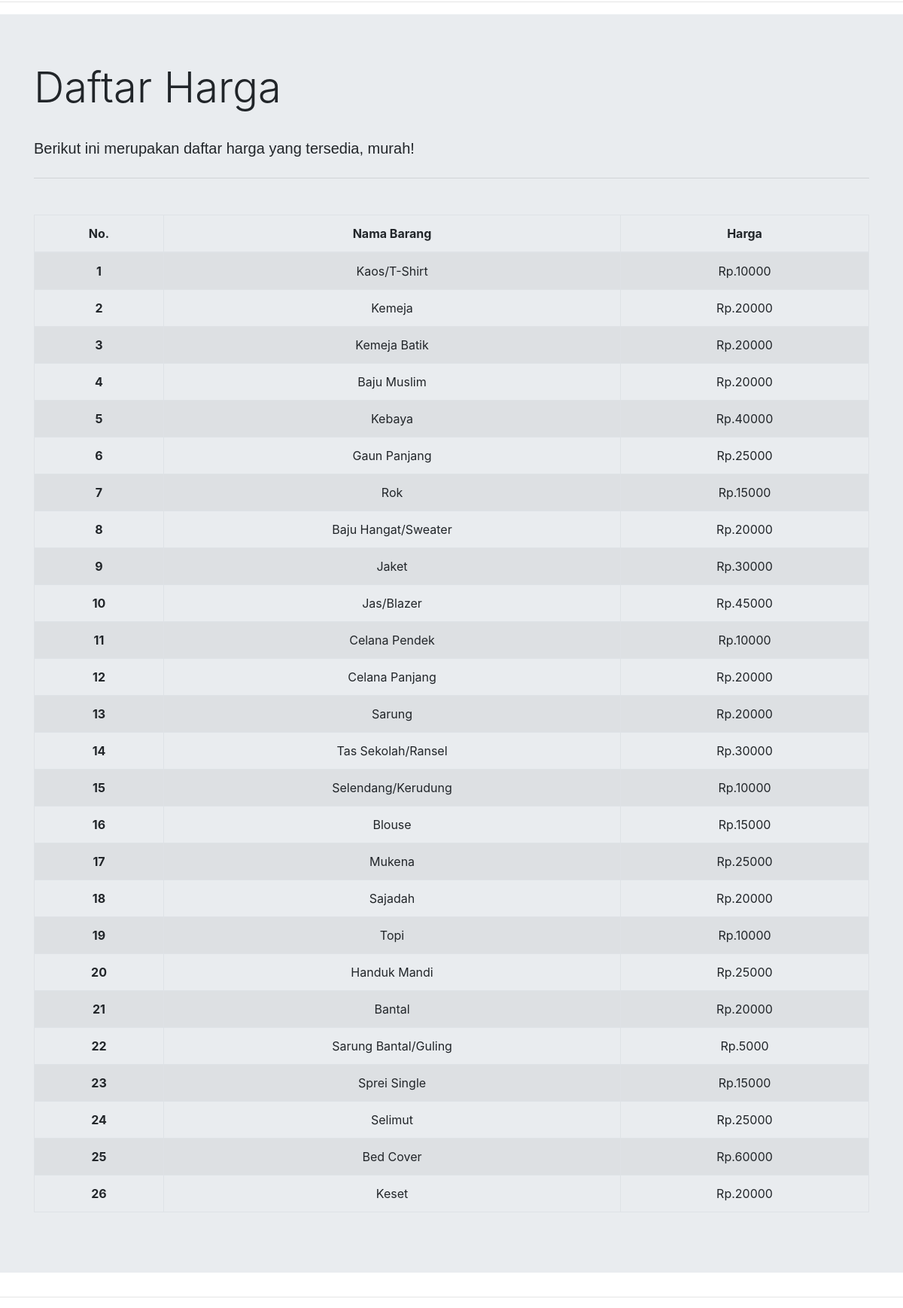
The app's page /info.php (middle part), older data.
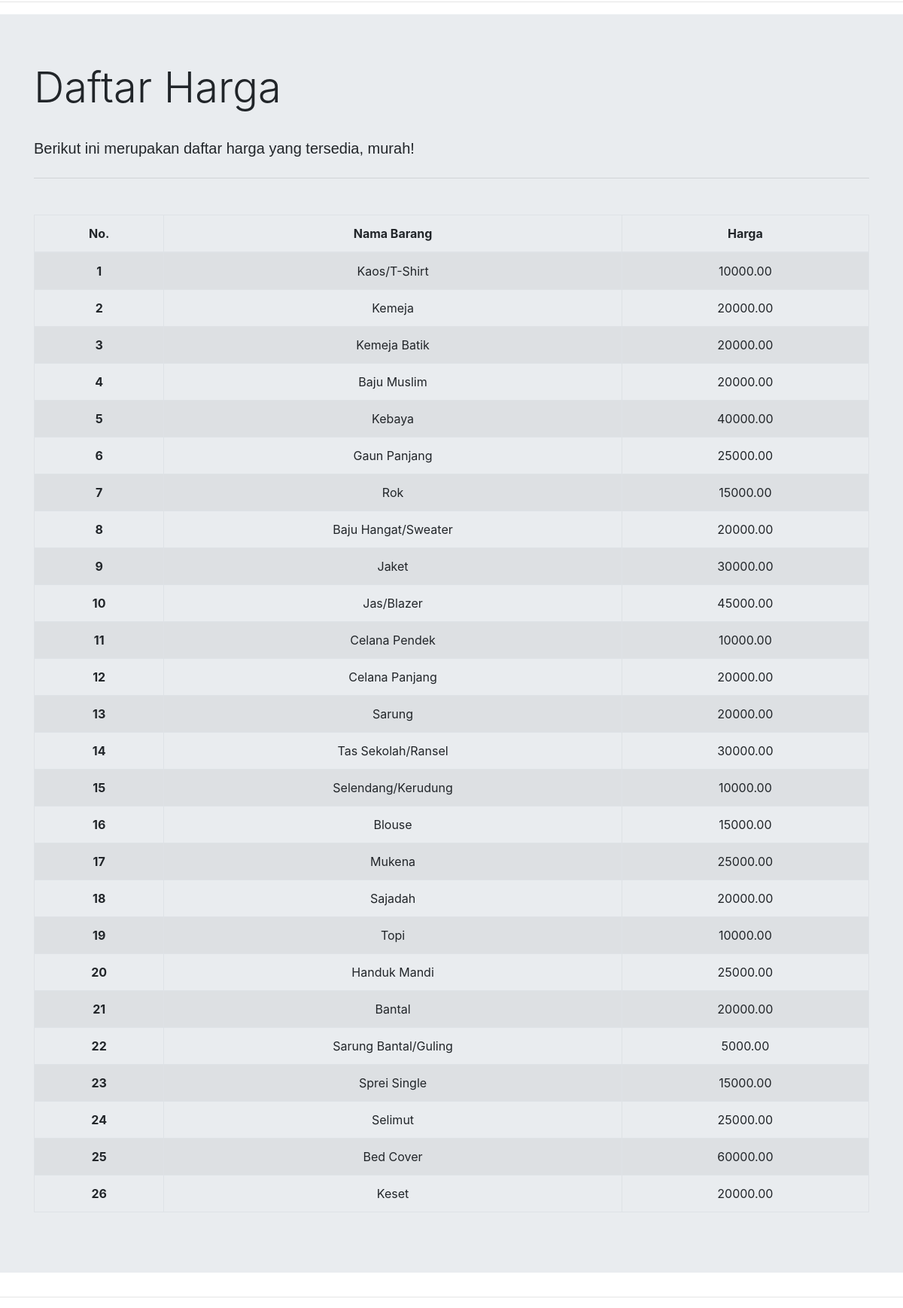
The same page, newer data.
### tables this page shows
CREATE TABLE `harga` (
  `id` INT(11) NOT NULL AUTO_INCREMENT,
  `nama_barang` VARCHAR(30) DEFAULT NULL,
  `harga` DECIMAL(10,2) DEFAULT NULL,
  PRIMARY KEY (`id`)
);

### database.php (called while the page is built, shortened)
<?php
class database{
    public function __construct()
    {
        try{
            $serverName = 'laundrycc.mysql.database.azure.com';
            $userName = 'laundrycc';
            $password = 'Admin123';
            $dbName = 'laundrycc';
            $this-> pdo = new PDO("mysql:host=$serverName;port=3306;dbname=$dbName",$userName, $password);
            $this-> pdo->setAttribute(PDO::ATTR_ERRMODE, PDO::ERRMODE_EXCEPTION);
        }
        catch(PDOException $e){
            echo 'Error, dikarenakan ' . $e ->getMessage();
        }
    }
    public function getHarga(){
        $sql = "SELECT * FROM harga";
        $stmt = $this -> pdo ->query($sql);
        return $stmt->fetchAll(PDO::FETCH_ASSOC);
    }
}
?>

### info.php (the view, shortened to what this page needs)
<?php
require_once "database.php";
$pdo = new database();
    $rows = $pdo -> getHarga();
?>
<!DOCTYPE html>
<html lang="en">
<head>
    <link rel="stylesheet" href="css/index.css">
    <link rel="stylesheet" href="bootstrap/css/bootstrap.min.css">
    <link rel="stylesheet" href="bootstrap/dataTables.bootstrap4.min.css">
</head>
<body>
    <div class="jumbotron jumbotron-fluid">
        <div class="container">
            <div class="tengah">
            <h1 class="display-4">Daftar Harga</h1>
            <br>
            <p style="text-align:left;" class="lead">Berikut ini merupakan daftar harga yang tersedia, murah!</p>
            <hr class="my-4">
            <br>
            <table id="pagination" class="table table-striped table-bordered">
                <thead>
                    <tr>
                        <th scope="col">No.</th>
                        <th scope="col">Nama Barang</th>
                        <th scope="col">Harga</th>
                    </tr>
                </thead>
                <tbody>
                    <?php
                        foreach ( $rows as $row ) {
                    ?>
                    <tr>
                        <th><?=$row['id'] ?></th>
                        <td><?=$row['nama_barang'] ?></td>
                        <td><?=$row['harga']?></td>
                    </tr>
                    <?php
                        }
                    ?>
                </tbody>
            </table>
            </div>
        </div>
    </div>
    <hr id="faq">
</body>
</html>

Row changes from the older to the newer data that the page shows:
changed harga "Kaos/T-Shirt": harga "Rp.10000" → "10000.00"
changed harga "Kemeja": harga "Rp.20000" → "20000.00"
changed harga "Kemeja Batik": harga "Rp.20000" → "20000.00"
changed harga "Baju Muslim": harga "Rp.20000" → "20000.00"
changed harga "Kebaya": harga "Rp.40000" → "40000.00"
changed harga "Gaun Panjang": harga "Rp.25000" → "25000.00"
changed harga "Rok": harga "Rp.15000" → "15000.00"
changed harga "Baju Hangat/Sweater": harga "Rp.20000" → "20000.00"
changed harga "Jaket": harga "Rp.30000" → "30000.00"
changed harga "Jas/Blazer": harga "Rp.45000" → "45000.00"
changed harga "Celana Pendek": harga "Rp.10000" → "10000.00"
changed harga "Celana Panjang": harga "Rp.20000" → "20000.00"
changed harga "Sarung": harga "Rp.20000" → "20000.00"
changed harga "Tas Sekolah/Ransel": harga "Rp.30000" → "30000.00"
changed harga "Selendang/Kerudung": harga "Rp.10000" → "10000.00"
changed harga "Blouse": harga "Rp.15000" → "15000.00"
changed harga "Mukena": harga "Rp.25000" → "25000.00"
changed harga "Sajadah": harga "Rp.20000" → "20000.00"
changed harga "Topi": harga "Rp.10000" → "10000.00"
changed harga "Handuk Mandi": harga "Rp.25000" → "25000.00"
changed harga "Bantal": harga "Rp.20000" → "20000.00"
changed harga "Sarung Bantal/Guling": harga "Rp.5000" → "5000.00"
changed harga "Sprei Single": harga "Rp.15000" → "15000.00"
changed harga "Selimut": harga "Rp.25000" → "25000.00"
changed harga "Bed Cover": harga "Rp.60000" → "60000.00"
changed harga "Keset": harga "Rp.20000" → "20000.00"
